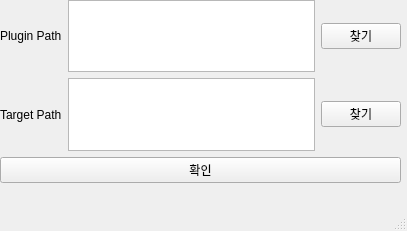
<?xml version="1.0" encoding="UTF-8"?>
<ui version="4.0">
 <class>MainWindow</class>
 <widget class="QMainWindow" name="MainWindow">
  <property name="geometry">
   <rect>
    <x>0</x>
    <y>0</y>
    <width>407</width>
    <height>231</height>
   </rect>
  </property>
  <property name="windowTitle">
   <string>MainWindow</string>
  </property>
  <widget class="QWidget" name="centralwidget">
   <widget class="QWidget" name="verticalLayoutWidget">
    <property name="geometry">
     <rect>
      <x>0</x>
      <y>0</y>
      <width>401</width>
      <height>183</height>
     </rect>
    </property>
    <layout class="QVBoxLayout" name="verticalLayout">
     <item>
      <layout class="QHBoxLayout" name="horizontalLayout">
       <item>
        <widget class="QLabel" name="label">
         <property name="text">
          <string>Plugin Path</string>
         </property>
        </widget>
       </item>
       <item>
        <widget class="QTextBrowser" name="textBrowser_path1"/>
       </item>
       <item>
        <widget class="QPushButton" name="pushButton_find1">
         <property name="text">
          <string>찾기</string>
         </property>
        </widget>
       </item>
      </layout>
     </item>
     <item>
      <layout class="QHBoxLayout" name="horizontalLayout_2">
       <item>
        <widget class="QLabel" name="label_2">
         <property name="text">
          <string>Target Path</string>
         </property>
        </widget>
       </item>
       <item>
        <widget class="QTextBrowser" name="textBrowser_path2"/>
       </item>
       <item>
        <widget class="QPushButton" name="pushButton_find2">
         <property name="text">
          <string>찾기</string>
         </property>
        </widget>
       </item>
      </layout>
     </item>
     <item>
      <widget class="QPushButton" name="pushButton_check">
       <property name="text">
        <string>확인</string>
       </property>
      </widget>
     </item>
    </layout>
   </widget>
  </widget>
  <widget class="QMenuBar" name="menubar">
   <property name="geometry">
    <rect>
     <x>0</x>
     <y>0</y>
     <width>407</width>
     <height>21</height>
    </rect>
   </property>
  </widget>
  <widget class="QStatusBar" name="statusbar"/>
 </widget>
 <resources/>
 <connections/>
</ui>
